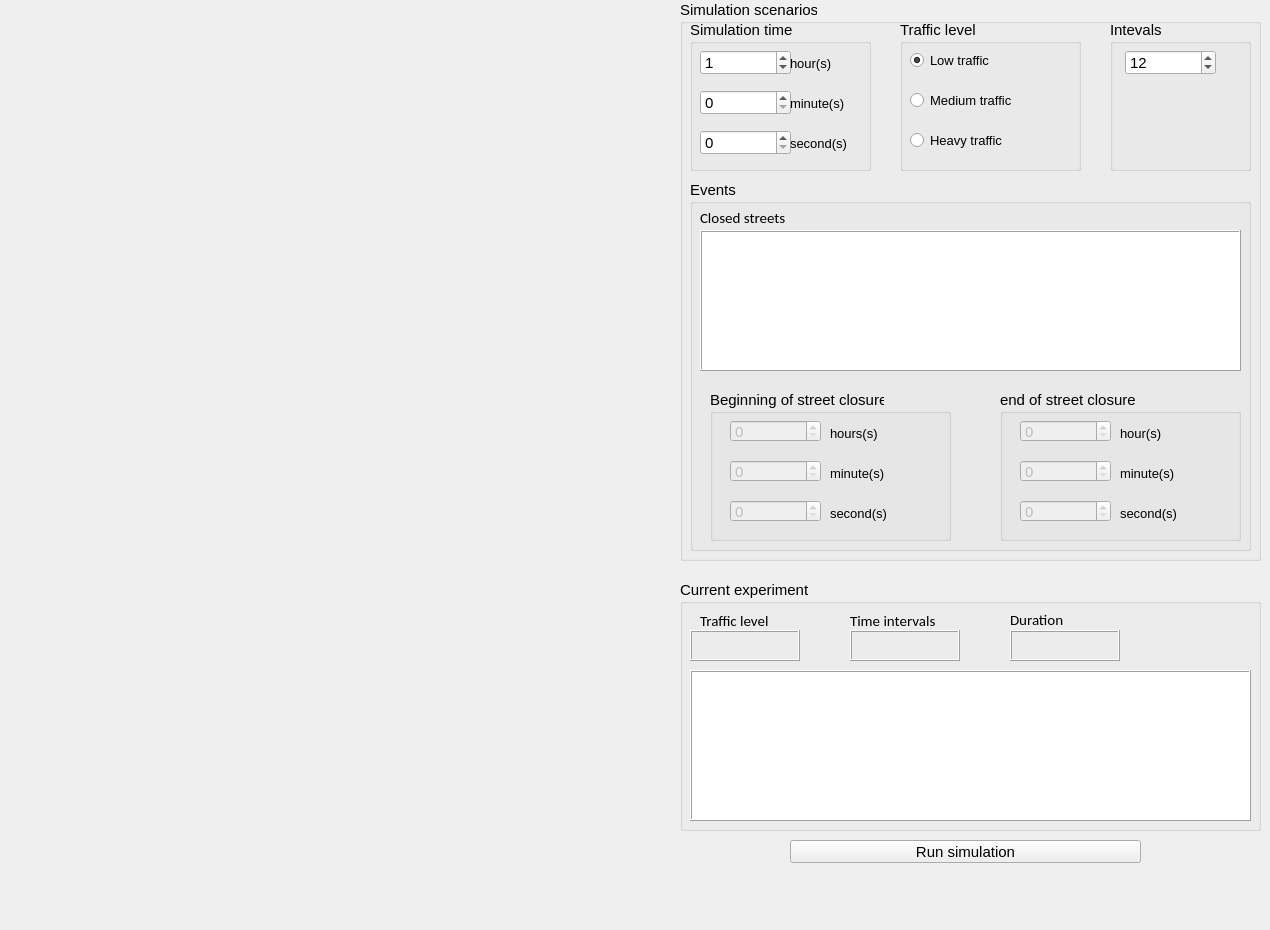
         <widget class="QWidget" name="traffic_simulation">
          <attribute name="title">
           <string>Traffic simulation</string>
          </attribute>
          <widget class="QPushButton" name="run_simulation_button">
           <property name="geometry">
            <rect>
             <x>790</x>
             <y>840</y>
             <width>351</width>
             <height>23</height>
            </rect>
           </property>
           <property name="font">
            <font>
             <pointsize>11</pointsize>
            </font>
           </property>
           <property name="text">
            <string>Run simulation</string>
           </property>
          </widget>
          <widget class="QWidget" name="layoutWidget_2">
           <property name="geometry">
            <rect>
             <x>0</x>
             <y>0</y>
             <width>681</width>
             <height>921</height>
            </rect>
           </property>
           <layout class="QVBoxLayout" name="mapLayout_simulation">
            <property name="spacing">
             <number>6</number>
            </property>
            <property name="sizeConstraint">
             <enum>QLayout::SetMaximumSize</enum>
            </property>
           </layout>
          </widget>
          <widget class="QGroupBox" name="groupBox_8">
           <property name="geometry">
            <rect>
             <x>680</x>
             <y>0</y>
             <width>581</width>
             <height>561</height>
            </rect>
           </property>
           <property name="font">
            <font>
             <pointsize>11</pointsize>
            </font>
           </property>
           <property name="layoutDirection">
            <enum>Qt::LeftToRight</enum>
           </property>
           <property name="title">
            <string>Simulation scenarios</string>
           </property>
           <widget class="QGroupBox" name="groupBox_4">
            <property name="geometry">
             <rect>
              <x>220</x>
              <y>20</y>
              <width>181</width>
              <height>151</height>
             </rect>
            </property>
            <property name="font">
             <font>
              <pointsize>11</pointsize>
             </font>
            </property>
            <property name="layoutDirection">
             <enum>Qt::LeftToRight</enum>
            </property>
            <property name="title">
             <string>Traffic level</string>
            </property>
            <widget class="QRadioButton" name="radioButton_low_traffic">
             <property name="geometry">
              <rect>
               <x>10</x>
               <y>30</y>
               <width>111</width>
               <height>20</height>
              </rect>
             </property>
             <property name="font">
              <font>
               <pointsize>10</pointsize>
              </font>
             </property>
             <property name="layoutDirection">
              <enum>Qt::LeftToRight</enum>
             </property>
             <property name="text">
              <string>Low traffic</string>
             </property>
             <property name="iconSize">
              <size>
               <width>18</width>
               <height>18</height>
              </size>
             </property>
             <property name="checked">
              <bool>true</bool>
             </property>
            </widget>
            <widget class="QRadioButton" name="radioButton_medium_traffic">
             <property name="geometry">
              <rect>
               <x>10</x>
               <y>70</y>
               <width>121</width>
               <height>20</height>
              </rect>
             </property>
             <property name="font">
              <font>
               <pointsize>10</pointsize>
              </font>
             </property>
             <property name="layoutDirection">
              <enum>Qt::LeftToRight</enum>
             </property>
             <property name="text">
              <string>Medium traffic</string>
             </property>
             <property name="iconSize">
              <size>
               <width>18</width>
               <height>18</height>
              </size>
             </property>
             <property name="checked">
              <bool>false</bool>
             </property>
            </widget>
            <widget class="QRadioButton" name="radioButton_heavy_traffic">
             <property name="geometry">
              <rect>
               <x>10</x>
               <y>110</y>
               <width>131</width>
               <height>20</height>
              </rect>
             </property>
             <property name="font">
              <font>
               <pointsize>10</pointsize>
              </font>
             </property>
             <property name="layoutDirection">
              <enum>Qt::LeftToRight</enum>
             </property>
             <property name="text">
              <string>Heavy traffic</string>
             </property>
             <property name="iconSize">
              <size>
               <width>18</width>
               <height>18</height>
              </size>
             </property>
            </widget>
           </widget>
           <widget class="QGroupBox" name="groupBox_14">
            <property name="geometry">
             <rect>
              <x>10</x>
              <y>180</y>
              <width>561</width>
              <height>371</height>
             </rect>
            </property>
            <property name="font">
             <font>
              <pointsize>11</pointsize>
             </font>
            </property>
            <property name="title">
             <string>Events</string>
            </property>
            <widget class="QLabel" name="label_10">
             <property name="geometry">
              <rect>
               <x>10</x>
               <y>30</y>
               <width>101</width>
               <height>16</height>
              </rect>
             </property>
             <property name="font">
              <font>
               <family>Calibri</family>
               <pointsize>11</pointsize>
              </font>
             </property>
             <property name="text">
              <string>Closed streets</string>
             </property>
            </widget>
            <widget class="QListView" name="listView_simulation">
             <property name="geometry">
              <rect>
               <x>10</x>
               <y>50</y>
               <width>541</width>
               <height>141</height>
              </rect>
             </property>
             <property name="font">
              <font>
               <pointsize>11</pointsize>
              </font>
             </property>
             <property name="frameShape">
              <enum>QFrame::Box</enum>
             </property>
             <property name="frameShadow">
              <enum>QFrame::Raised</enum>
             </property>
            </widget>
            <widget class="QGroupBox" name="groupBox_beginning">
             <property name="enabled">
              <bool>true</bool>
             </property>
             <property name="geometry">
              <rect>
               <x>20</x>
               <y>210</y>
               <width>241</width>
               <height>151</height>
              </rect>
             </property>
             <property name="font">
              <font>
               <pointsize>11</pointsize>
              </font>
             </property>
             <property name="title">
              <string>Beginning of street closure</string>
             </property>
             <widget class="QSpinBox" name="spinBox_beginning_hours">
              <property name="enabled">
               <bool>false</bool>
              </property>
              <property name="geometry">
               <rect>
                <x>20</x>
                <y>30</y>
                <width>91</width>
                <height>22</height>
               </rect>
              </property>
              <property name="font">
               <font>
                <pointsize>11</pointsize>
               </font>
              </property>
             </widget>
             <widget class="QSpinBox" name="spinBox_beginning_minutes">
              <property name="enabled">
               <bool>false</bool>
              </property>
              <property name="geometry">
               <rect>
                <x>20</x>
                <y>70</y>
                <width>91</width>
                <height>22</height>
               </rect>
              </property>
              <property name="font">
               <font>
                <pointsize>11</pointsize>
               </font>
              </property>
             </widget>
             <widget class="QSpinBox" name="spinBox_beginning_seconds">
              <property name="enabled">
               <bool>false</bool>
              </property>
              <property name="geometry">
               <rect>
                <x>20</x>
                <y>110</y>
                <width>91</width>
                <height>22</height>
               </rect>
              </property>
              <property name="font">
               <font>
                <pointsize>11</pointsize>
               </font>
              </property>
             </widget>
             <widget class="QLabel" name="label_11">
              <property name="enabled">
               <bool>true</bool>
              </property>
              <property name="geometry">
               <rect>
                <x>120</x>
                <y>35</y>
                <width>61</width>
                <height>16</height>
               </rect>
              </property>
              <property name="font">
               <font>
                <pointsize>10</pointsize>
               </font>
              </property>
              <property name="text">
               <string>hours(s)</string>
              </property>
             </widget>
             <widget class="QLabel" name="label_12">
              <property name="enabled">
               <bool>true</bool>
              </property>
              <property name="geometry">
               <rect>
                <x>120</x>
                <y>75</y>
                <width>61</width>
                <height>16</height>
               </rect>
              </property>
              <property name="font">
               <font>
                <pointsize>10</pointsize>
               </font>
              </property>
              <property name="text">
               <string>minute(s)</string>
              </property>
             </widget>
             <widget class="QLabel" name="label_13">
              <property name="geometry">
               <rect>
                <x>120</x>
                <y>115</y>
                <width>61</width>
                <height>16</height>
               </rect>
              </property>
              <property name="font">
               <font>
                <pointsize>10</pointsize>
               </font>
              </property>
              <property name="text">
               <string>second(s)</string>
              </property>
             </widget>
            </widget>
            <widget class="QGroupBox" name="groupBox_end">
             <property name="enabled">
              <bool>true</bool>
             </property>
             <property name="geometry">
              <rect>
               <x>310</x>
               <y>210</y>
               <width>241</width>
               <height>151</height>
              </rect>
             </property>
             <property name="font">
              <font>
               <pointsize>11</pointsize>
              </font>
             </property>
             <property name="title">
              <string>end of street closure</string>
             </property>
             <widget class="QSpinBox" name="spinBox_end_hours">
              <property name="enabled">
               <bool>false</bool>
              </property>
              <property name="geometry">
               <rect>
                <x>20</x>
                <y>30</y>
                <width>91</width>
                <height>22</height>
               </rect>
              </property>
              <property name="font">
               <font>
                <pointsize>11</pointsize>
               </font>
              </property>
             </widget>
             <widget class="QSpinBox" name="spinBox_end_minutes">
              <property name="enabled">
               <bool>false</bool>
              </property>
              <property name="geometry">
               <rect>
                <x>20</x>
                <y>70</y>
                <width>91</width>
                <height>22</height>
               </rect>
              </property>
              <property name="font">
               <font>
                <pointsize>11</pointsize>
               </font>
              </property>
             </widget>
             <widget class="QSpinBox" name="spinBox_end_seconds">
              <property name="enabled">
               <bool>false</bool>
              </property>
              <property name="geometry">
               <rect>
                <x>20</x>
                <y>110</y>
                <width>91</width>
                <height>22</height>
               </rect>
              </property>
              <property name="font">
               <font>
                <pointsize>11</pointsize>
               </font>
              </property>
             </widget>
             <widget class="QLabel" name="label_14">
              <property name="geometry">
               <rect>
                <x>120</x>
                <y>35</y>
                <width>61</width>
                <height>16</height>
               </rect>
              </property>
              <property name="font">
               <font>
                <pointsize>10</pointsize>
               </font>
              </property>
              <property name="text">
               <string>hour(s)</string>
              </property>
             </widget>
             <widget class="QLabel" name="label_15">
              <property name="geometry">
               <rect>
                <x>120</x>
                <y>75</y>
                <width>61</width>
                <height>16</height>
               </rect>
              </property>
              <property name="font">
               <font>
                <pointsize>10</pointsize>
               </font>
              </property>
              <property name="text">
               <string>minute(s)</string>
              </property>
             </widget>
             <widget class="QLabel" name="label_16">
              <property name="geometry">
               <rect>
                <x>120</x>
                <y>115</y>
                <width>61</width>
                <height>16</height>
               </rect>
              </property>
              <property name="font">
               <font>
                <pointsize>10</pointsize>
               </font>
              </property>
              <property name="text">
               <string>second(s)</string>
              </property>
             </widget>
            </widget>
           </widget>
           <widget class="QGroupBox" name="groupBox_7">
            <property name="geometry">
             <rect>
              <x>10</x>
              <y>20</y>
              <width>181</width>
              <height>151</height>
             </rect>
            </property>
            <property name="font">
             <font>
              <pointsize>11</pointsize>
             </font>
            </property>
            <property name="layoutDirection">
             <enum>Qt::LeftToRight</enum>
            </property>
            <property name="title">
             <string>Simulation time</string>
            </property>
            <widget class="QSpinBox" name="spinBox_simulation_hours">
             <property name="geometry">
              <rect>
               <x>10</x>
               <y>30</y>
               <width>91</width>
               <height>25</height>
              </rect>
             </property>
             <property name="minimumSize">
              <size>
               <width>0</width>
               <height>0</height>
              </size>
             </property>
             <property name="font">
              <font>
               <family>MS Shell Dlg 2</family>
               <pointsize>11</pointsize>
              </font>
             </property>
             <property name="layoutDirection">
              <enum>Qt::LeftToRight</enum>
             </property>
             <property name="maximum">
              <number>168</number>
             </property>
             <property name="value">
              <number>1</number>
             </property>
            </widget>
            <widget class="QSpinBox" name="spinBox_simulation_minutes">
             <property name="geometry">
              <rect>
               <x>10</x>
               <y>70</y>
               <width>91</width>
               <height>25</height>
              </rect>
             </property>
             <property name="minimumSize">
              <size>
               <width>0</width>
               <height>0</height>
              </size>
             </property>
             <property name="font">
              <font>
               <pointsize>11</pointsize>
              </font>
             </property>
             <property name="layoutDirection">
              <enum>Qt::LeftToRight</enum>
             </property>
             <property name="maximum">
              <number>59</number>
             </property>
             <property name="value">
              <number>0</number>
             </property>
            </widget>
            <widget class="QLabel" name="label_simulation_hours">
             <property name="geometry">
              <rect>
               <x>100</x>
               <y>35</y>
               <width>51</width>
               <height>16</height>
              </rect>
             </property>
             <property name="font">
              <font>
               <pointsize>10</pointsize>
              </font>
             </property>
             <property name="text">
              <string>hour(s)</string>
             </property>
            </widget>
            <widget class="QLabel" name="label_simulation_minutes">
             <property name="geometry">
              <rect>
               <x>100</x>
               <y>75</y>
               <width>61</width>
               <height>16</height>
              </rect>
             </property>
             <property name="font">
              <font>
               <pointsize>10</pointsize>
              </font>
             </property>
             <property name="text">
              <string>minute(s)</string>
             </property>
            </widget>
            <widget class="QSpinBox" name="spinBox_simulation_seconds">
             <property name="geometry">
              <rect>
               <x>10</x>
               <y>110</y>
               <width>91</width>
               <height>25</height>
              </rect>
             </property>
             <property name="minimumSize">
              <size>
               <width>0</width>
               <height>0</height>
              </size>
             </property>
             <property name="font">
              <font>
               <pointsize>11</pointsize>
              </font>
             </property>
             <property name="layoutDirection">
              <enum>Qt::LeftToRight</enum>
             </property>
             <property name="maximum">
              <number>59</number>
             </property>
             <property name="value">
              <number>0</number>
             </property>
            </widget>
            <widget class="QLabel" name="label_simulation_seconds">
             <property name="geometry">
              <rect>
               <x>100</x>
               <y>115</y>
               <width>61</width>
               <height>16</height>
              </rect>
             </property>
             <property name="font">
              <font>
               <pointsize>10</pointsize>
              </font>
             </property>
             <property name="text">
              <string>second(s)</string>
             </property>
            </widget>
            <widget class="QLabel" name="label_simulation_hours_2">
             <property name="geometry">
              <rect>
               <x>-30</x>
               <y>350</y>
               <width>81</width>
               <height>20</height>
              </rect>
             </property>
             <property name="font">
              <font>
               <pointsize>10</pointsize>
              </font>
             </property>
             <property name="text">
              <string>hour(s)</string>
             </property>
            </widget>
           </widget>
           <widget class="QGroupBox" name="groupBox_9">
            <property name="geometry">
             <rect>
              <x>430</x>
              <y>20</y>
              <width>141</width>
              <height>151</height>
             </rect>
            </property>
            <property name="font">
             <font>
              <pointsize>11</pointsize>
             </font>
            </property>
            <property name="layoutDirection">
             <enum>Qt::LeftToRight</enum>
            </property>
            <property name="title">
             <string>Intevals</string>
            </property>
            <widget class="QSpinBox" name="spinBox_simulation_interval">
             <property name="geometry">
              <rect>
               <x>15</x>
               <y>30</y>
               <width>91</width>
               <height>25</height>
              </rect>
             </property>
             <property name="minimumSize">
              <size>
               <width>70</width>
               <height>25</height>
              </size>
             </property>
             <property name="font">
              <font>
               <pointsize>11</pointsize>
              </font>
             </property>
             <property name="layoutDirection">
              <enum>Qt::LeftToRight</enum>
             </property>
             <property name="maximum">
              <number>86400</number>
             </property>
             <property name="value">
              <number>12</number>
             </property>
            </widget>
           </widget>
          </widget>
          <widget class="QGroupBox" name="groupBox_13">
           <property name="geometry">
            <rect>
             <x>680</x>
             <y>580</y>
             <width>581</width>
             <height>251</height>
            </rect>
           </property>
           <property name="font">
            <font>
             <pointsize>11</pointsize>
            </font>
           </property>
           <property name="layoutDirection">
            <enum>Qt::LeftToRight</enum>
           </property>
           <property name="title">
            <string>Current experiment</string>
           </property>
           <widget class="QLabel" name="label_7">
            <property name="geometry">
             <rect>
              <x>20</x>
              <y>30</y>
              <width>81</width>
              <height>21</height>
             </rect>
            </property>
            <property name="font">
             <font>
              <family>Calibri</family>
              <pointsize>11</pointsize>
             </font>
            </property>
            <property name="text">
             <string>Traffic level</string>
            </property>
           </widget>
           <widget class="QLabel" name="label_simulation_traffic">
            <property name="geometry">
             <rect>
              <x>10</x>
              <y>50</y>
              <width>110</width>
              <height>31</height>
             </rect>
            </property>
            <property name="font">
             <font>
              <pointsize>11</pointsize>
             </font>
            </property>
            <property name="frameShape">
             <enum>QFrame::Box</enum>
            </property>
            <property name="frameShadow">
             <enum>QFrame::Raised</enum>
            </property>
            <property name="text">
             <string/>
            </property>
           </widget>
           <widget class="QLabel" name="label_8">
            <property name="geometry">
             <rect>
              <x>170</x>
              <y>30</y>
              <width>101</width>
              <height>21</height>
             </rect>
            </property>
            <property name="font">
             <font>
              <family>Calibri</family>
              <pointsize>11</pointsize>
             </font>
            </property>
            <property name="text">
             <string>Time intervals</string>
            </property>
           </widget>
           <widget class="QLabel" name="label_simulation_intervals">
            <property name="geometry">
             <rect>
              <x>170</x>
              <y>50</y>
              <width>110</width>
              <height>31</height>
             </rect>
            </property>
            <property name="font">
             <font>
              <pointsize>11</pointsize>
             </font>
            </property>
            <property name="frameShape">
             <enum>QFrame::Box</enum>
            </property>
            <property name="frameShadow">
             <enum>QFrame::Raised</enum>
            </property>
            <property name="text">
             <string/>
            </property>
           </widget>
           <widget class="QLabel" name="label_simulation_duration">
            <property name="geometry">
             <rect>
              <x>330</x>
              <y>50</y>
              <width>110</width>
              <height>31</height>
             </rect>
            </property>
            <property name="font">
             <font>
              <pointsize>11</pointsize>
             </font>
            </property>
            <property name="frameShape">
             <enum>QFrame::Box</enum>
            </property>
            <property name="frameShadow">
             <enum>QFrame::Raised</enum>
            </property>
            <property name="text">
             <string/>
            </property>
           </widget>
           <widget class="QLabel" name="label_9">
            <property name="geometry">
             <rect>
              <x>330</x>
              <y>30</y>
              <width>61</width>
              <height>20</height>
             </rect>
            </property>
            <property name="font">
             <font>
              <family>Calibri</family>
              <pointsize>11</pointsize>
             </font>
            </property>
            <property name="text">
             <string>Duration</string>
            </property>
           </widget>
           <widget class="QListView" name="listView_current_simulation">
            <property name="geometry">
             <rect>
              <x>10</x>
              <y>90</y>
              <width>561</width>
              <height>151</height>
             </rect>
            </property>
            <property name="font">
             <font>
              <pointsize>11</pointsize>
             </font>
            </property>
            <property name="frameShape">
             <enum>QFrame::Box</enum>
            </property>
            <property name="frameShadow">
             <enum>QFrame::Raised</enum>
            </property>
            <property name="editTriggers">
             <set>QAbstractItemView::NoEditTriggers</set>
            </property>
           </widget>
          </widget>
          <widget class="QLabel" name="label_ulb_3">
           <property name="geometry">
            <rect>
             <x>1203</x>
             <y>866</y>
             <width>51</width>
             <height>51</height>
            </rect>
           </property>
           <property name="text">
            <string/>
           </property>
           <property name="scaledContents">
            <bool>true</bool>
           </property>
          </widget>
          <widget class="QLabel" name="label_mlg_3">
           <property name="geometry">
            <rect>
             <x>1080</x>
             <y>885</y>
             <width>111</width>
             <height>31</height>
            </rect>
           </property>
           <property name="text">
            <string/>
           </property>
           <property name="scaledContents">
            <bool>true</bool>
           </property>
          </widget>
         </widget>
